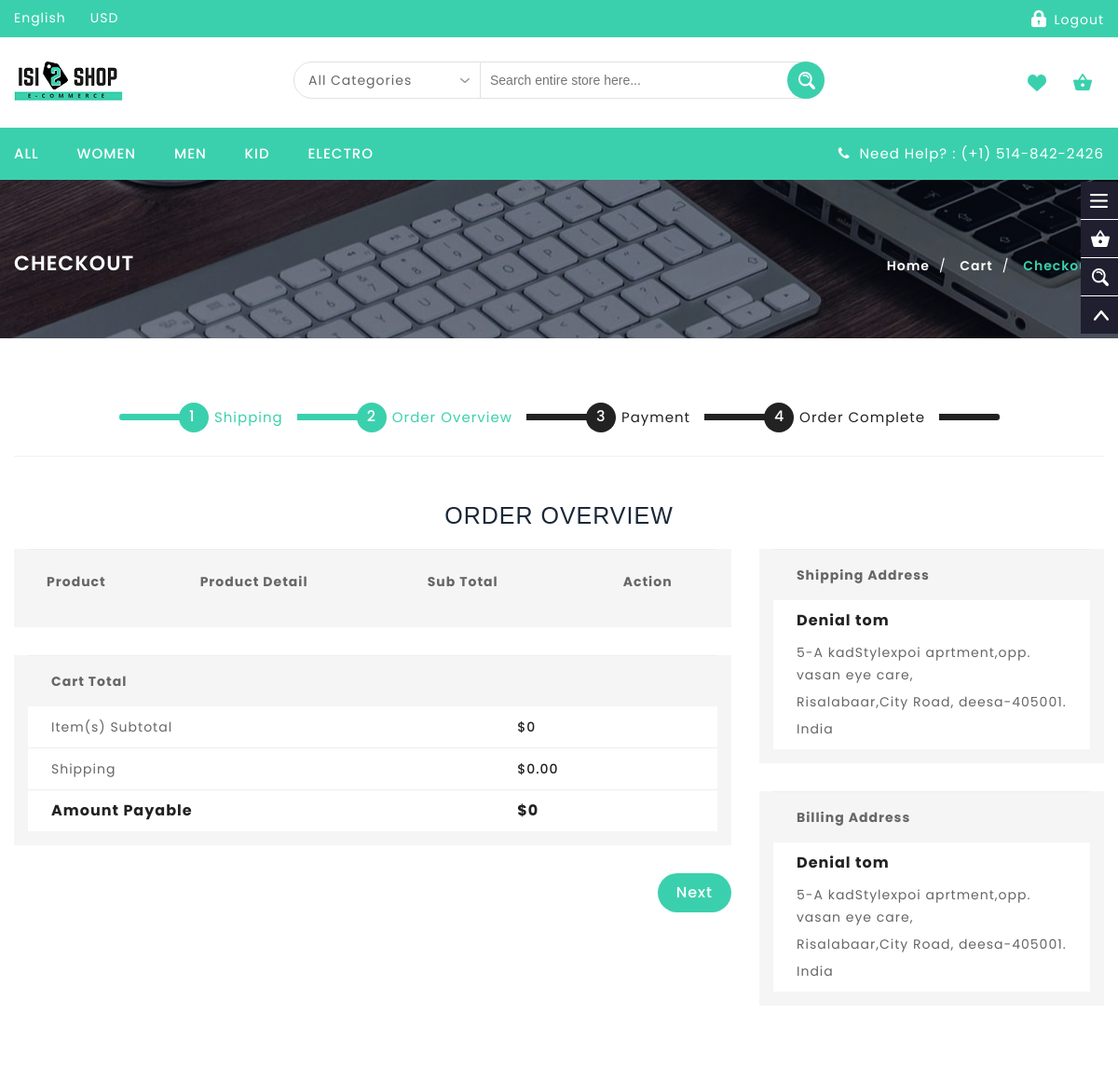
/order-overview.php (signed in, upper part), run on an earlier commit of the app's database.
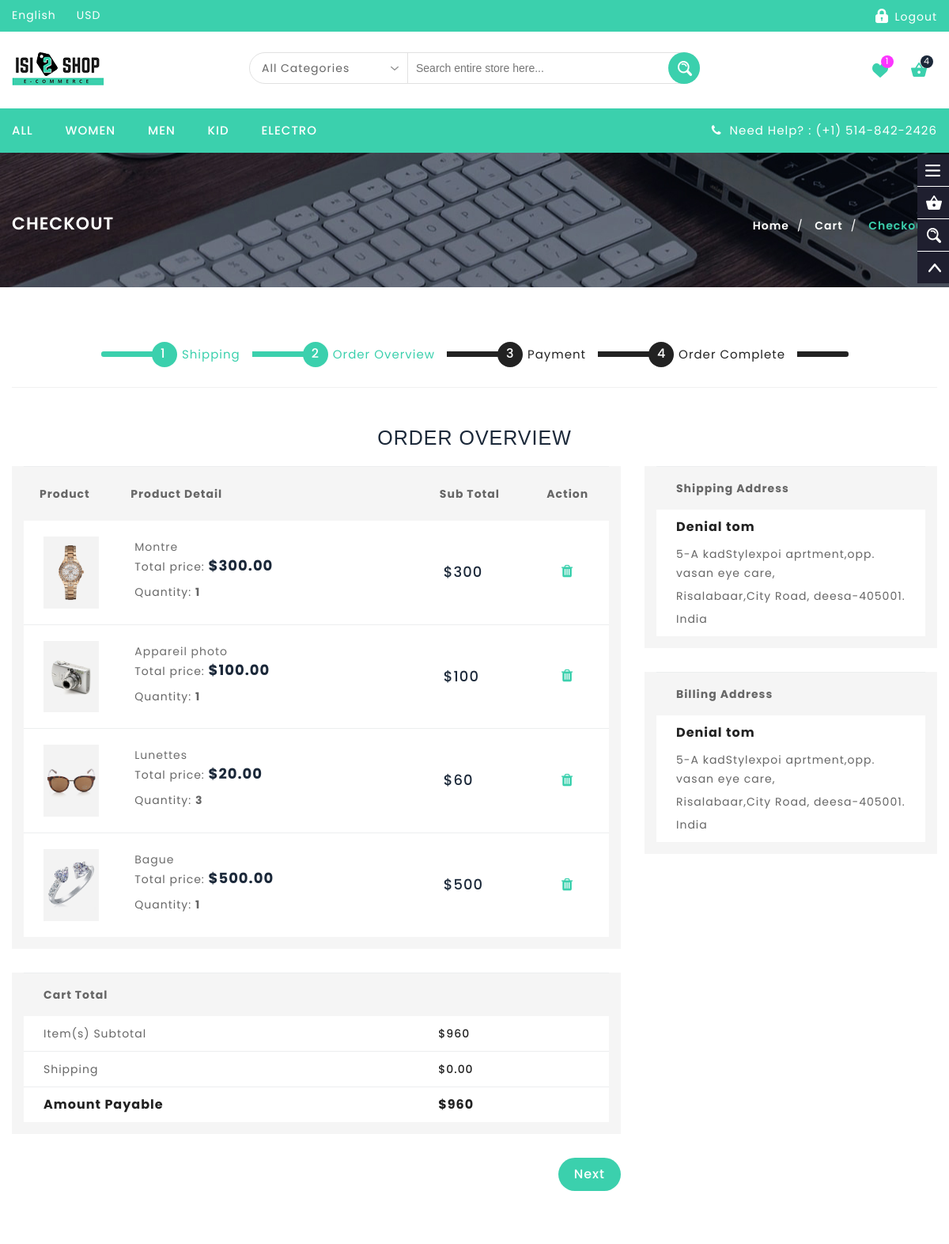
And on a later commit of the database.
### tables this page shows
CREATE TABLE IF NOT EXISTS `produit` (
  `id_cat` int(3) NOT NULL,
  `libelle` varchar(20) NOT NULL,
  `description` varchar(30) NOT NULL,
  `img` varchar(20) NOT NULL,
  `prix` decimal(5,2) NOT NULL,
  `qte_dispo` int(2) NOT NULL,
  `id` int(11) NOT NULL AUTO_INCREMENT,
  PRIMARY KEY (`id`)
);

CREATE TABLE IF NOT EXISTS `pannier` (
  `id_user` int(11) NOT NULL,
  `id_produit` int(11) NOT NULL,
  `qte` int(11) NOT NULL,
  PRIMARY KEY (`id_user`,`id_produit`)
);

### functions/bdManager.php (called while the page is built, shortened)
<?php
require_once "classes/produit.php";
require_once "classes/panier.php";
$servername = SERVERNAME;
$username = USERNAMEBD;
$password = PASSWORDBD;
$dbname = DBNAME;
function getProdById($id){
    global $servername;
    global $username;
    global $password;
    global $dbname;
    $retour = null;
    $conn = mysqli_connect($servername, $username, $password, $dbname);
    $selectProduct = "SELECT * FROM produit WHERE id=$id";
    $result = mysqli_query($conn, $selectProduct);
    if (mysqli_num_rows($result) > 0) {
        if($row = mysqli_fetch_assoc($result)) {
            $retour = new Produit($row["id"], $row["id_cat"], $row["libelle"], $row["description"], $row["img"], $row["prix"], $row["qte_dispo"]);
        }
    }
    return $retour;
}
function getPanier($idUser){
    global $servername;
    global $username;
    global $password;
    global $dbname;
    $retour = array();
    $conn = new mysqli($servername, $username, $password, $dbname);
    $selectFavoris = "SELECT * FROM pannier WHERE id_user=$idUser";
    $result = $conn->query($selectFavoris);
    if (mysqli_num_rows($result) > 0) {
        while($row = mysqli_fetch_assoc($result)) {
            $panier = new Panier($row["id_user"], $row["id_produit"], $row["qte"]);
            array_push($retour, $panier);
        }
    }
    return $retour;
}
function getAllFavoris(){
    global $servername;
    global $username;
    global $password;
    global $dbname;
    $retour = array();
    $conn = new mysqli($servername, $username, $password, $dbname);
    $selectFavoris = "SELECT * FROM favoris";
    $result = $conn->query($selectFavoris);
    if (mysqli_num_rows($result) > 0) {
        while($row = mysqli_fetch_assoc($result)) {
            $fav = new Favoris($row["id_user"], $row["id_produit"]);
            array_push($retour, $fav);
        }
    }
    return $retour;
}

### classes/produit.php (called while the page is built, shortened)
<?php
class Produit
{
    public $libelle;
    public $img;
    public function __construct($id, $id_cat, $libelle, $description, $img, $prix, $qte_dispo)
    {
        $this->id = $id;
        $this->id_cat = $id_cat;
        $this->libelle = $libelle;
        $this->img = $img;
        $this->prix = $prix;
    }
    public function getLibelle()
    {
        return $this->libelle;
    }
    public function getImg()
    {
        return $this->img;
    }
}

### classes/panier.php (called while the page is built, shortened)
<?php
class Panier
{
    public function __construct($idUser, $idProd, $qte)
    {
        $this->qte = $qte;
    }
}

### order-overview.php (the view, shortened to what the changed rows need)
<?php
require_once  'views/header.php';
?>
  <div class="banner inner-banner1 ">
    <div class="container">
      <section class="banner-detail center-xs">
        <h1 class="banner-title">Checkout</h1>
      </section>
    </div>
  </div>
  <section class="checkout-section ptb-70">
    <div class="container">
      <div class="row">
        <div class="col-12">
          <div class="checkout-content">
            <div class="row">
              <div class="col-12">
                <div class="heading-part align-center">
                  <h2 class="heading">Order Overview</h2>
                </div>
              </div>
            </div>
            <div class="row">
              <div class="col-md-8 mb-sm-30">
                <div class="cart-item-table commun-table mb-30">
                  <div class="table-responsive">
                    <table class="table">
                      <thead>
                        <tr>
                          <th>Product</th>
                          <th>Product Detail</th>
                          <th>Sub Total</th>
                          <th>Action</th>
                        </tr>
                      </thead>
                      <tbody>
                        <?php
                        if(count($panier) > 0 ){
                            foreach ($panier as $value) {
                                $idProd = $value->idProd;
                                $produit = getProdById($idProd);
                                switch($produit->id_cat){
                                    case 1:
                                        $dossierImage = MEN;
                                        break;
                                    case 2:
                                        $dossierImage = WOMEN;
                                        break;
                                }
                                ?>
                        <tr>
                          <td><a href="product-page.php">
                            <div class="product-image"><img alt="Honour" src="images/<?=$dossierImage."/".$produit->getImg()?>"></div>
                            </a></td>
                          <td><div class="product-title"> <a href="product-page.php"><?=$produit->getLibelle()?></a>
                              <div class="product-info-stock-sku m-0">
                                <div>
                                  <label>Total price: </label>
                                  <div class="price-box"> <span class="info-deta price">$<?=$produit->prix?></span> </div>
                                </div>
                              </div>
                              <div class="product-info-stock-sku m-0">
                                <div>
                                  <label>Quantity: </label>
                                  <span class="info-deta"><?=$value->qte?></span> </div>
                              </div>
                            </div></td>
                          <td><div data-id="100" class="total-price price-box"> <span class="price">$<?=$produit->prix*$value->qte?></span> </div></td>
                          <td>
                              <a href="<?= $_SERVER['PHP_SELF'],'?' ,OP_NAME , '=' , OP_RETRAIT_CART , '&idProd=', $produit->id ?>"><i class="fa fa-trash cart-remove-item" data-id="100" title="Remove Item From Cart"></i></a>
                          </td>
                        </tr>
                                <?php
                            }
                        }
                        ?>
                      </tbody>
                    </table>
                  </div>
                </div>
                <div class="cart-total-table commun-table mb-30">
                  <div class="table-responsive">
                    <table class="table">
                      <thead>
                        <tr>
                          <th colspan="2">Cart Total</th>
                        </tr>
                      </thead>
                      <tbody>
                        <tr>
                          <td><div class="price-box"> <span class="price">$<?=$total?></span> </div></td>
                        </tr>
                        <tr>
                          <td><div class="price-box"> <span class="price"><b>$<?=$total?></b></span> </div></td>
                        </tr>
                      </tbody>
                    </table>
                  </div>
                </div>
              </div>
              <div class="col-md-4">
                <div class="cart-total-table address-box commun-table mb-30">
                  <div class="table-responsive">
                    <table class="table">
                      <thead>
                        <tr>
                          <th>Shipping Address</th>
                        </tr>
                      </thead>
                    </table>
                  </div>
                </div>
                <div class="cart-total-table address-box commun-table">
                  <div class="table-responsive">
                    <table class="table">
                      <thead>
                        <tr>
                          <th>Billing Address</th>
                        </tr>
                      </thead>
                    </table>
                  </div>
                </div>
              </div>
            </div>
          </div>
        </div>
      </div>
    </div>
  </section>
  <?php
require_once  'views/footer.php';
?>

### views/header.php (shortened to what the changed rows need)
<?php
require_once "functions/bdManager.php";
require_once "functions/panierInvite.php";
$prodWish = getAllFavoris();
if(array_key_exists(IDUSER, $_SESSION)){
    $panier = getPanier($_SESSION[IDUSER]);
} else {
    $panier = getPanierInvite();
}
$total = 0;
?>
<!DOCTYPE html>
<html lang="en">
<head>
    <link rel="stylesheet" type="text/css" href="css/font-awesome.min.css"/>
    <link rel="stylesheet" type="text/css" href="css/bootstrap.css"/>
    <link rel="stylesheet" type="text/css" href="css/jquery-ui.css">
    <link rel="stylesheet" type="text/css" href="css/owl.carousel.css">
    <link rel="stylesheet" type="text/css" href="css/fotorama.css">
    <link rel="stylesheet" type="text/css" href="css/magnific-popup.css">
    <link rel="stylesheet" type="text/css" href="css/custom.css">
    <link rel="stylesheet" type="text/css" href="css/responsive.css">
</head>
<body class="homepage">
<div class="main">
    <header class="navbar navbar-custom container-full-sm" id="header">
        <div class="header-middle">
            <div class="container">
                <div class="row">
                    <div class="col-xl-3 col-md-3 col-lgmd-20per">
                        <div class="right-side float-left-xs header-right-link">
                            <ul>
                                <li class="wishlist-icon">
                                    <a href="wishlist.php">
                                        <span>
                                            <?php if(count($prodWish) !=0){
                                                ?>
                                                <small class="cart-notification"><?= count($prodWish) ?></small>
                                            <?php } ?>
                                        </span>
                                    </a>
                                </li>
                                <li class="cart-icon"> <a href="#"> <span>
                                        <?php if(count($panier) !=0){
                                            ?>
                                            <small class="cart-notification"><?= count($panier) ?></small>
                                        <?php } ?>
                                        </span> </a>
                                            <?php if(count($panier) > 0 ){
                                                foreach ($panier as $value) {
                                                    $prod = $value->idProd;
                                                    $produit = getProdById($prod);
                                                    ?>
                                                    <?php
                                                    $total += $produit->prix*$value->qte;
                                                }
                                            }else{
                                                ?>
                                                <p>No product in cart</p>
                                                <?php
                                            }
                                            ?>
                                </li>
                            </ul>
                        </div>
                    </div>
                </div>
            </div>
        </div>
    </header>

What changed in the data, as far as the page shows it:
now on this page (row unchanged): produit: img (picture), libelle "Montre", prix "300.00", $produit->prix*$value->qte "300"
added pannier: qte "1"
now on this page (row unchanged): produit: img (picture), libelle "Appareil photo", prix "100.00", $produit->prix*$value->qte "100"
added pannier: qte "1"
added pannier: id_produit.img (picture), id_produit.libelle "Lunettes", id_produit.prix "20.00", qte "3", $produit->prix*$value->qte "60"
added pannier: id_produit.img (picture), id_produit.libelle "Bague", id_produit.prix "500.00", qte "1", $produit->prix*$value->qte "500"
Also different on the page:
count($prodWish): (not shown) → "1"
count($panier): (not shown) → "4"
$total: "0" → "960"
